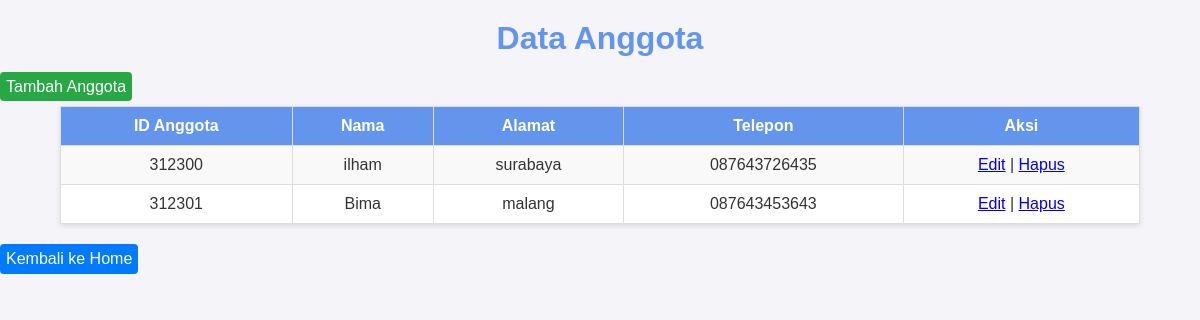
Screenshot of /modules/anggota/index.php with the database file from the repository.
### tables this page shows
CREATE TABLE `anggota` (
  `id_anggota` int(11) NOT NULL,
  `nama` varchar(100) NOT NULL,
  `alamat` text DEFAULT NULL,
  `telepon` varchar(20) DEFAULT NULL
);

### modules/anggota/index.php (the view, shortened to what this page needs)
<?php
include '../../config/koneksi.php';
$query = "SELECT * FROM anggota";
$result = $conn->query($query);
?>
<!DOCTYPE html>
<html lang="en">
<head>
    <link rel="stylesheet" href="../../assets/css/anggota.css">
</head>
<body class="index">
    <h1>Data Anggota</h1>
    <a href="tambah.php" style="padding: 6px; background-color: #28a745; color: white; text-decoration: none; border-radius: 4px;">Tambah Anggota</a>
    <table border="1" cellspacing="0" cellpadding="5" style="margin-top: 10px;">
        <tr>
            <th>ID Anggota</th>
            <th>Nama</th>
            <th>Alamat</th>
            <th>Telepon</th>
            <th>Aksi</th>
        </tr>
        <?php while ($row = $result->fetch_assoc()) { ?>
        <tr>
            <td><?= $row['id_anggota']; ?></td>
            <td><?= $row['nama']; ?></td>
            <td><?= $row['alamat']; ?></td>
            <td><?= $row['telepon']; ?></td>
            <td>
                <a href="edit.php?id_anggota=<?= $row['id_anggota']; ?>">Edit</a> |
                <a href="hapus.php?id_anggota=<?= $row['id_anggota']; ?>" onclick="return confirm('Yakin ingin menghapus?')">Hapus</a>
            </td>
        </tr>
        <?php } ?>
    </table>
    <a href="../../home.php" style="padding: 6px; background-color: #007bff; color: white; text-decoration: none; border-radius: 4px; margin-bottom: 10px; display: inline-block;">Kembali ke Home</a>
</body>
</html>

### assets/css/anggota.css (style rules this page uses)
body.index { font-family: Arial, sans-serif; margin: 0; padding: 0; background-color: #f4f4f9; color: #333; }
table { width: 90%; margin: 20px auto; border-collapse: collapse; background: #fff; box-shadow: 0 2px 5px rgba(0, 0, 0, 0.1); }
table th, table td { padding: 10px; text-align: center; border: 1px solid #ddd; }
table th { background-color: #6495ED; color: white; font-weight: bold; }
table tr:nth-child(even) { background-color: #f9f9f9; }
body { font-family: Arial, sans-serif; margin: 0; padding: 0; background-color: #f4f4f9; color: #333; }
h1 { text-align: center; color: #6495ED; margin-top: 20px; }

### rows the page displays
anggota: id_anggota "312300", nama "ilham", alamat "surabaya", telepon "087643726435"
anggota: id_anggota "312301", nama "Bima", alamat "malang", telepon "087643453643"
